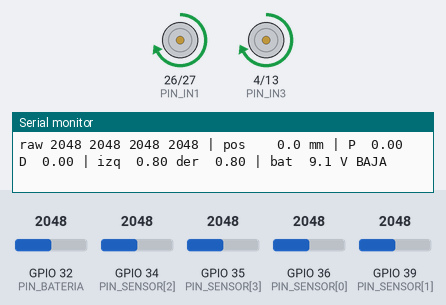
A sketch run on a simulated ESP32. On the bench: motor-driver pin pairs drawn as motors (green arrow = first pin HIGH = forward, orange = second pin HIGH = backward, longer = more drive, scaled by the enable pin), the last lines printed to the serial monitor. Inputs (shaded band) come from the test bench; at power-on: GPIO 34 (PIN_SENSOR[2]) = 2048, GPIO 35 (PIN_SENSOR[3]) = 2048, GPIO 36 (PIN_SENSOR[0]) = 2048, GPIO 32 (PIN_BATERIA) = 2048, GPIO 39 (PIN_SENSOR[1]) = 2048 (analog values on the 0–4095 scale).

Above: at 3.2 s.
3.3 s: GPIO 34 (PIN_SENSOR[2]) set to 2866
At 4.5 s:
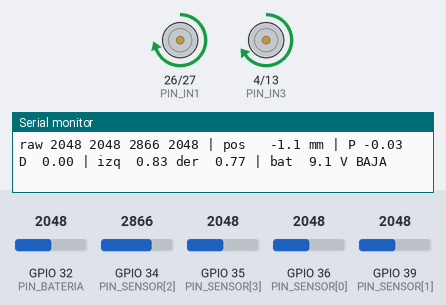
4.8 s: GPIO 35 (PIN_SENSOR[3]) set to 122
At 5.6 s:
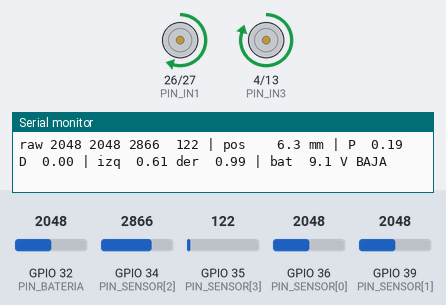
6.3 s: GPIO 36 (PIN_SENSOR[0]) set to 3972
At 6.7 s:
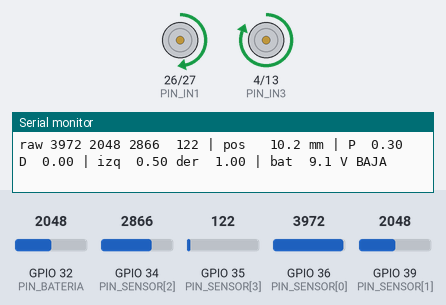
7.8 s: GPIO 34 (PIN_SENSOR[2]) set to 122
At 8.9 s:
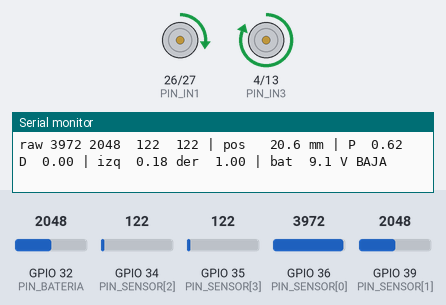
9.3 s: GPIO 36 (PIN_SENSOR[0]) set to 122
At 10.3 s:
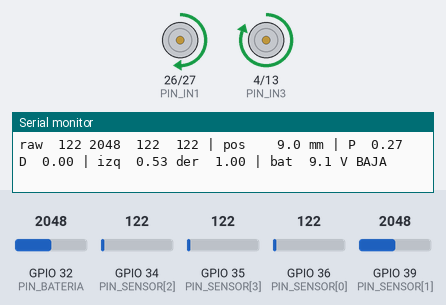
10.8 s: GPIO 35 (PIN_SENSOR[3]) set to 1021
12.7 s: GPIO 35 (PIN_SENSOR[3]) set to 1121
At 14.0 s:
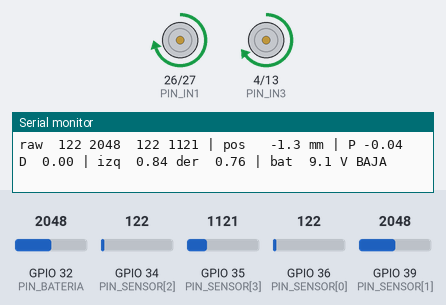
Timing chart, 0 to 15.2 s (numbered marks = the images above; inputs shaded):
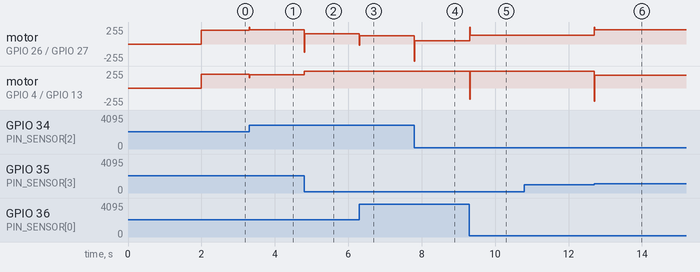

Measured:
- the behaviour switches between 1059 and 1060 on GPIO 35 (PIN_SENSOR[3]) (found by bisection; images 5 and 6)
- after the input at 3.3 s, motor on GPIO 26 (PIN_IN1) / GPIO 27 (PIN_IN2): forward 204/255 → forward 212/255 at once; motor on GPIO 4 (PIN_IN3) / GPIO 13 (PIN_IN4): forward 204/255 → forward 196/255 at once
- after the input at 4.8 s, motor on GPIO 26 (PIN_IN1) / GPIO 27 (PIN_IN2): forward 212/255 → forward 155/255 at once; motor on GPIO 4 (PIN_IN3) / GPIO 13 (PIN_IN4): forward 196/255 → forward 252/255 at once
- after the input at 6.3 s, motor on GPIO 26 (PIN_IN1) / GPIO 27 (PIN_IN2): forward 155/255 → forward 126/255 at once; motor on GPIO 4 (PIN_IN3) / GPIO 13 (PIN_IN4): forward 252/255 → forward 255/255 at once
- after the input at 7.8 s, motor on GPIO 26 (PIN_IN1) / GPIO 27 (PIN_IN2): forward 126/255 → forward 46/255 at once
- after the input at 9.3 s, motor on GPIO 26 (PIN_IN1) / GPIO 27 (PIN_IN2): forward 46/255 → forward 135/255 at once; motor on GPIO 4 (PIN_IN3) / GPIO 13 (PIN_IN4): forward 255/255 → backward 170/255 at once, → forward 255/255 0.01 s later
- after the input at 12.7 s, motor on GPIO 26 (PIN_IN1) / GPIO 27 (PIN_IN2): forward 135/255 → forward 214/255 at once; motor on GPIO 4 (PIN_IN3) / GPIO 13 (PIN_IN4): forward 255/255 → forward 194/255 at once

The sketch:

seguidor_linea.ino
```cpp
/*
  P04 · Seguidor de línea · ESP32 + L298N + 4 × TCRT5000
  Tesis: Robot móvil para búsqueda y transporte de componentes (UCAB Telecom)

  Este código hace lo mismo que el simulador 3D (codigo/linea.js, función control()):
    - Lee los 4 sensores TCRT5000 (salida analógica A0) en ADC1.
    - Calcula dónde está la línea (promedio de las lecturas, ponderado por la posición de cada sensor).
    - Controla con un PD y manda un PWM distinto a cada motor.
    - Si ningún sensor ve la línea, sigue girando hacia el lado donde la vio por última vez.
    - Lazo de control a 100 Hz.

  Valores iniciales = los de la página del simulador:
    BASE 0.8 · KP 0.03 · KD 0.0015 · separación entre sensores 18 mm

  IMPORTANTE (qué es medido y qué es supuesto):
    - ADC_PISO, ADC_CINTA, SEP_MM, KP y KD son los de la SIMULACIÓN. Hay que calibrarlos con el robot real.
    - Pines: son la PROPUESTA del mapa de pines (datos/proyecto.js). Se confirman en la Fase II.

  Placa en Arduino IDE: "ESP32 Dev Module". Probado para el core ESP32 3.x (ledcAttach).
  Si usas el core 2.x, mira los comentarios marcados con "CORE 2.x".

  Cómo calibrar (3 pasos):
    1. Sube el código y abre el Monitor Serie a 115200.
    2. Pon el robot con los 4 sensores sobre el piso: anota el valor de raw (ADC_PISO).
       Luego sobre la cinta negra: anota raw (ADC_CINTA). Cambia las dos constantes.
    3. Con el robot en el piso, levanta SOLO la rueda: ajusta KP y KD hasta que no zigzaguee.
*/

#include <Arduino.h>

// ---------- PINES (propuesta del mapa de pines del proyecto) ----------
// Sensores de línea: ADC1 (el ADC2 no funciona con el Wi-Fi encendido). Orden: de IZQUIERDA a DERECHA.
const uint8_t PIN_SENSOR[4] = {36, 39, 34, 35};   // GPIO 36 (VP), 39 (VN), 34, 35: solo entrada

// Puente H L298N, motor izquierdo
const uint8_t PIN_ENA = 25;   // PWM. Quitar el puente (jumper) ENA del L298N
const uint8_t PIN_IN1 = 26;
const uint8_t PIN_IN2 = 27;
// Puente H L298N, motor derecho
const uint8_t PIN_ENB = 14;   // PWM. Quitar el puente (jumper) ENB del L298N
const uint8_t PIN_IN3 = 4;
const uint8_t PIN_IN4 = 13;

// Batería 3S por divisor 100 kΩ + 22 kΩ (12,6 V quedan en 2,27 V)
const uint8_t PIN_BATERIA = 32;

// ---------- PARÁMETROS DEL CONTROL (los mismos de la simulación) ----------
const float BASE = 0.80f;     // velocidad base, de 0 a 1 (en el simulador: 80 %)
const float KP   = 0.030f;    // ganancia proporcional (PWM por cada mm de error)
const float KD   = 0.0015f;   // ganancia derivativa (PWM por cada mm/s de cambio del error)
const float SEP_MM = 18.0f;   // separación entre sensores vecinos (mm). Medir con los módulos reales

// Sensores (SUPUESTOS de la simulación: calibrar con los TCRT5000 reales)
const int   ADC_PISO  = 500;  // lectura sobre piso claro (de 4095)
const int   ADC_CINTA = 3300; // lectura sobre la cinta negra
const float UMBRAL    = 0.20f; // por debajo del 20 % se cuenta como piso
const float SUMA_MIN  = 0.30f; // suma mínima para decir "veo la línea"

// Tiempo
const uint32_t PERIODO_US = 10000;   // 10 ms = 100 Hz, igual que el simulador
const float    DT = PERIODO_US / 1e6f;

// PWM del ESP32
const uint32_t PWM_HZ   = 1000;      // 1 kHz, bueno para el L298N
const uint8_t  PWM_BITS = 10;        // 0 a 1023
const int      PWM_MAX  = (1 << PWM_BITS) - 1;

// Batería baja (la alarma del simulador: 9,9 V)
const float BAT_BAJA_V = 9.9f;
const float DIVISOR = (100.0f + 22.0f) / 22.0f;

// ---------- ESTADO (lo que el ESP32 recuerda entre vueltas del lazo) ----------
struct Estado {
  float ultimaPos = 0.0f;   // última posición (mm) en que vio la línea
  float errorAnterior = 0.0f;
  bool  hayError = false;
};
Estado st;

struct Salida {
  float n[4];       // lecturas normalizadas (0 a 1)
  float suma;
  float pos_mm;     // posición de la línea (+ = a la izquierda)
  float P, D, corr;
  bool  perdida;
  float izq, der;   // PWM de cada motor, de -1 a 1
};

float limitar(float x, float a, float b) { return x < a ? a : (x > b ? b : x); }

// Posición de cada sensor en mm respecto al centro (izquierda +): +1.5, +0.5, -0.5, -1.5 separaciones
float xSensor(int i) { return (1.5f - i) * SEP_MM; }

// El corazón: de las 4 lecturas a los PWM. Es la misma cuenta que control() en model.js.
Salida calcularControl(Estado &e, const int raw[4]) {
  Salida s;
  s.suma = 0;
  for (int i = 0; i < 4; i++) {
    float v = (raw[i] - ADC_PISO) / float(ADC_CINTA - ADC_PISO);
    s.n[i] = (v < UMBRAL) ? 0.0f : (v > 1.0f ? 1.0f : v);
    s.suma += s.n[i];
  }

  float pos;
  s.perdida = false;
  if (s.suma > SUMA_MIN) {
    float acum = 0;
    for (int i = 0; i < 4; i++) acum += s.n[i] * xSensor(i);
    pos = acum / s.suma;
    e.ultimaPos = pos;
  } else {
    // No ve la línea: sigue girando hacia el último lado donde la vio
    s.perdida = true;
    float lado = (e.ultimaPos < 0) ? -1.0f : 1.0f;
    pos = lado * xSensor(0) * 1.2f;
  }
  s.pos_mm = pos;                       // ya está en mm: es el error

  float de = e.hayError ? (pos - e.errorAnterior) / DT : 0.0f;
  e.errorAnterior = pos;
  e.hayError = true;

  s.P = KP * pos;
  s.D = KD * de;
  s.corr = s.P + s.D;
  s.izq = limitar(BASE - s.corr, -1.0f, 1.0f);
  s.der = limitar(BASE + s.corr, -1.0f, 1.0f);
  return s;
}

// ---------- MOTORES ----------
// Manda un PWM de -1 a 1 a un lado. Positivo = adelante, negativo = atrás, 0 = frena.
void moverMotor(uint8_t pinEn, uint8_t pinA, uint8_t pinB, float pwm) {
  int duty = (int)(fabsf(pwm) * PWM_MAX);
  if (pwm > 0)      { digitalWrite(pinA, HIGH); digitalWrite(pinB, LOW); }
  else if (pwm < 0) { digitalWrite(pinA, LOW);  digitalWrite(pinB, HIGH); }
  else              { digitalWrite(pinA, LOW);  digitalWrite(pinB, LOW); }
  ledcWrite(pinEn, duty);   // CORE 2.x: ledcWrite(canal, duty) con canal 0 (izq) y 1 (der)
}

void detener() {
  moverMotor(PIN_ENA, PIN_IN1, PIN_IN2, 0);
  moverMotor(PIN_ENB, PIN_IN3, PIN_IN4, 0);
}

float leerBateriaV() {
  // analogReadMilliVolts usa la calibración de fábrica del ESP32: más exacto que analogRead
  return analogReadMilliVolts(PIN_BATERIA) / 1000.0f * DIVISOR;
}

// ---------- ARRANQUE ----------
void setup() {
  Serial.begin(115200);

  pinMode(PIN_IN1, OUTPUT); pinMode(PIN_IN2, OUTPUT);
  pinMode(PIN_IN3, OUTPUT); pinMode(PIN_IN4, OUTPUT);

  // CORE 3.x: ledcAttach(pin, frecuencia, bits)
  ledcAttach(PIN_ENA, PWM_HZ, PWM_BITS);
  ledcAttach(PIN_ENB, PWM_HZ, PWM_BITS);
  // CORE 2.x, en su lugar:
  //   ledcSetup(0, PWM_HZ, PWM_BITS); ledcAttachPin(PIN_ENA, 0);
  //   ledcSetup(1, PWM_HZ, PWM_BITS); ledcAttachPin(PIN_ENB, 1);

  analogReadResolution(12);                 // 0 a 4095, como en el simulador
  for (int i = 0; i < 4; i++) {
    pinMode(PIN_SENSOR[i], INPUT);
    analogSetPinAttenuation(PIN_SENSOR[i], ADC_11db);   // rango hasta ~3,3 V
  }
  analogSetPinAttenuation(PIN_BATERIA, ADC_11db);

  detener();
  Serial.println("P04 seguidor de linea listo. Empieza en 2 s...");
  delay(2000);
}

// ---------- LAZO PRINCIPAL (100 Hz) ----------
uint32_t proximo = 0;
uint8_t  contador = 0;

void loop() {
  uint32_t ahora = micros();
  if ((int32_t)(ahora - proximo) < 0) return;   // todavía no toca
  proximo = ahora + PERIODO_US;

  // 1) Leer los 4 sensores
  int raw[4];
  for (int i = 0; i < 4; i++) raw[i] = analogRead(PIN_SENSOR[i]);

  // 2) Calcular el control
  Salida s = calcularControl(st, raw);

  // 3) Mandar a los motores
  moverMotor(PIN_ENA, PIN_IN1, PIN_IN2, s.izq);
  moverMotor(PIN_ENB, PIN_IN3, PIN_IN4, s.der);

  // 4) Monitor serie, 10 veces por segundo (para calibrar y depurar)
  if (++contador >= 10) {
    contador = 0;
    float vbat = leerBateriaV();
    Serial.printf("raw %4d %4d %4d %4d | pos %6.1f mm | P %5.2f D %5.2f | izq %5.2f der %5.2f%s | bat %4.1f V%s\n",
                  raw[0], raw[1], raw[2], raw[3], s.pos_mm, s.P, s.D, s.izq, s.der,
                  s.perdida ? " PERDIDA" : "", vbat, vbat < BAT_BAJA_V ? " BAJA" : "");
  }
}
```
